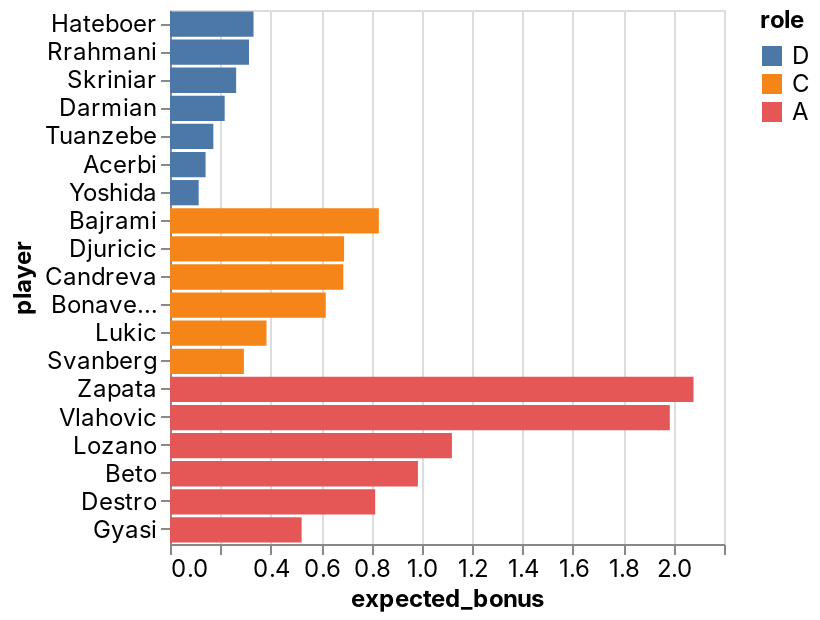

This figure's notebook cell:
### Code cell
_deepnote_run_altair(team, """{"$schema":"https://vega.github.io/schema/vega-lite/v4.json","mark":{"type":"bar","tooltip":{"content":"data"}},"height":220,"autosize":{"type":"fit"},"data":{"name":"placeholder"},"encoding":{"x":{"field":"expected_bonus","type":"quantitative","sort":null,"scale":{"type":"linear","zero":false}},"y":{"field":"player","type":"nominal","sort":null,"scale":{"type":"linear","zero":true}},"color":{"field":"role","type":"nominal","sort":null,"scale":{"type":"linear","zero":false}}}}""")

### Figure 1 — Vega-Lite specification as saved in the notebook (floating-point values rounded to 4 significant figures)
{"config": {"view": {"continuousWidth": 400, "continuousHeight": 300}, "area": {"fill": "#51C0E9"}, "axis": {"labelFont": "Inter, sans-serif", "labelFontSize": 12, "labelFontWeight": "normal", "labelLimit": 60, "labelOverlap": "greedy", "titleFont": "Inter, sans-serif", "titleFontSize": 12, "titleFontWeight": "bold"}, "background": "#ffffff", "legend": {"labelFont": "Inter, sans-serif", "labelFontSize": 12, "titleFont": "Inter, sans-serif", "titleFontSize": 12, "titleFontWeight": "bold"}, "line": {"stroke": "#51C0E9", "strokeWidth": 2}, "rect": {"fill": "#51C0E9"}, "title": {"anchor": "start", "color": "#000000", "font": "Inter, sans-serif", "fontSize": 22, "fontWeight": "normal"}}, "data": {"name": "data-1946ecba72ddcad9dad178e979c70efc"}, "mark": {"type": "bar", "tooltip": {"content": "data"}}, "autosize": {"type": "fit"}, "encoding": {"color": {"type": "nominal", "field": "role", "scale": {"type": "linear", "zero": false}, "sort": null}, "x": {"type": "quantitative", "field": "expected_bonus", "scale": {"type": "linear", "zero": false}, "sort": null}, "y": {"type": "nominal", "field": "player", "scale": {"type": "linear", "zero": true}, "sort": null}}, "height": 300, "width": "container", "$schema": "https://vega.github.io/schema/vega-lite/v4.json", "datasets": {"data-1946ecba72ddcad9dad178e979c70efc": [{"fanta_team": "AI sereje ja dejeDe jebe tu de jebere", "role": "D", "player": "Hateboer", "team": "Atalanta", "opponent": "Cagliari", "date": "2022-02-06T00:00:00", "expected_bonus": 0.3317}, {"fanta_team": "AI sereje ja dejeDe jebe tu de jebere", "role": "D", "player": "Rrahmani", "team": "Napoli", "opponent": "Venezia", "date": "2022-02-06T00:00:00", "expected_bonus": 0.3137}, {"fanta_team": "AI sereje ja dejeDe jebe tu de jebere", "role": "D", "player": "Skriniar", "team": "Inter", "opponent": "AC Milan", "date": "2022-02-05T00:00:00", "expected_bonus": 0.2626}, {"fanta_team": "AI sereje ja dejeDe jebe tu de jebere", "role": "D", "player": "Darmian", "team": "Inter", "opponent": "AC Milan", "date": "2022-02-05T00:00:00", "expected_bonus": 0.2171}, {"fanta_team": "AI sereje ja dejeDe jebe tu de jebere", "role": "D", "player": "Tuanzebe", "team": "Napoli", "opponent": "Venezia", "date": "2022-02-06T00:00:00", "expected_bonus": 0.1721}, {"fanta_team": "AI sereje ja dejeDe jebe tu de jebere", "role": "D", "player": "Acerbi", "team": "Lazio", "opponent": "Fiorentina", "date": "2022-02-05T00:00:00", "expected_bonus": 0.1413}, {"fanta_team": "AI sereje ja dejeDe jebe tu de jebere", "role": "D", "player": "Yoshida", "team": "Sampdoria", "opponent": "Sassuolo", "date": "2022-02-06T00:00:00", "expected_bonus": 0.1139}, {"fanta_team": "AI sereje ja dejeDe jebe tu de jebere", "role": "C", "player": "Bajrami", "team": "Empoli", "opponent": "Bologna", "date": "2022-02-06T00:00:00", "expected_bonus": 0.8293}, {"fanta_team": "AI sereje ja dejeDe jebe tu de jebere", "role": "C", "player": "Djuricic", "team": "Sassuolo", "opponent": "Sampdoria", "date": "2022-02-06T00:00:00", "expected_bonus": 0.6913}, {"fanta_team": "AI sereje ja dejeDe jebe tu de jebere", "role": "C", "player": "Candreva", "team": "Sampdoria", "opponent": "Sassuolo", "date": "2022-02-06T00:00:00", "expected_bonus": 0.6883}, {"fanta_team": "AI sereje ja dejeDe jebe tu de jebere", "role": "C", "player": "Bonaventura", "team": "Fiorentina", "opponent": "Lazio", "date": "2022-02-05T00:00:00", "expected_bonus": 0.6185}, {"fanta_team": "AI sereje ja dejeDe jebe tu de jebere", "role": "C", "player": "Lukic", "team": "Torino", "opponent": "Udinese", "date": "2022-02-06T00:00:00", "expected_bonus": 0.3832}, {"fanta_team": "AI sereje ja dejeDe jebe tu de jebere", "role": "C", "player": "Svanberg", "team": "Bologna", "opponent": "Empoli", "date": "2022-02-06T00:00:00", "expected_bonus": 0.2934}, {"fanta_team": "AI sereje ja dejeDe jebe tu de jebere", "role": "A", "player": "Zapata", "team": "Atalanta", "opponent": "Cagliari", "date": "2022-02-06T00:00:00", "expected_bonus": 2.079}, {"fanta_team": "AI sereje ja dejeDe jebe tu de jebere", "role": "A", "player": "Vlahovic", "team": "Juventus", "opponent": "Verona", "date": "2022-02-06T00:00:00", "expected_bonus": 1.985}, {"fanta_team": "AI sereje ja dejeDe jebe tu de jebere", "role": "A", "player": "Lozano", "team": "Napoli", "opponent": "Venezia", "date": "2022-02-06T00:00:00", "expected_bonus": 1.12}, {"fanta_team": "AI sereje ja dejeDe jebe tu de jebere", "role": "A", "player": "Beto", "team": "Udinese", "opponent": "Torino", "date": "2022-02-06T00:00:00", "expected_bonus": 0.9845}, {"fanta_team": "AI sereje ja dejeDe jebe tu de jebere", "role": "A", "player": "Destro", "team": "Genoa", "opponent": "Roma", "date": "2022-02-05T00:00:00", "expected_bonus": 0.8148}, {"fanta_team": "AI sereje ja dejeDe jebe tu de jebere", "role": "A", "player": "Gyasi", "team": "Spezia", "opponent": "Salernitana", "date": "2022-02-07T00:00:00", "expected_bonus": 0.5228}]}}
